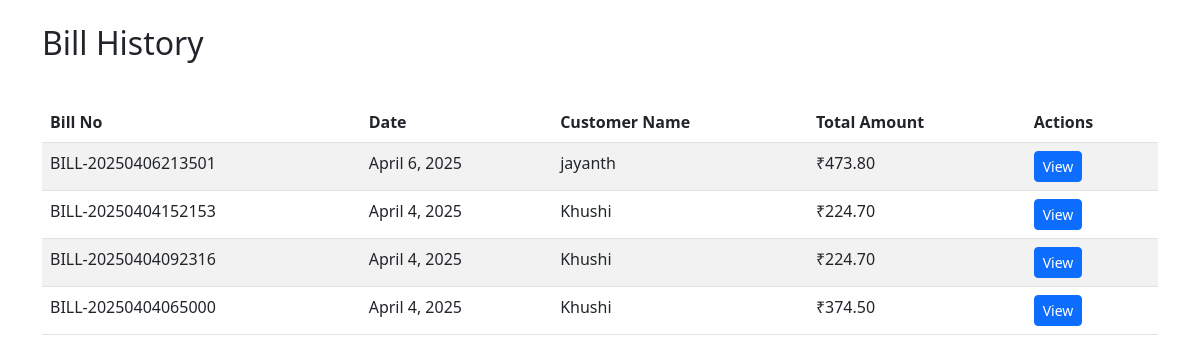
The app's page /bills/ (signed in) with its own data.
### billing/models.py (models this page shows, shortened)
class Bill(models.Model):
    user = models.ForeignKey(User, on_delete=models.CASCADE)
    bill_no = models.CharField(max_length=50, unique=True)
    date = models.DateField()
    customer_name = models.CharField(max_length=100)
    customer_address = models.TextField()
    customer_gst = models.CharField(max_length=15, blank=True, null=True)
    subtotal = models.DecimalField(max_digits=10, decimal_places=2)
    total_gst = models.DecimalField(max_digits=10, decimal_places=2)
    grand_total = models.DecimalField(max_digits=10, decimal_places=2)
    created_at = models.DateTimeField(auto_now_add=True)

### billing/views.py (the view)
# urls.py: path('bills/', views.bill_history, name='bill_history'),
@login_required
def bill_history(request):
    bills = Bill.objects.filter(user=request.user).order_by('-created_at')
    return render(request, 'bill_history.html', {'bills': bills})

### templates/bill_history.html (shortened to what this page needs)
{% load static %}
<!DOCTYPE html>
<html lang="en">
<head>
    <link href="https://cdn.jsdelivr.net/npm/bootstrap@5.3.0/dist/css/bootstrap.min.css" rel="stylesheet">
</head>
<body>
    <div class="container mt-4">
        <h2>Bill History</h2>
        <div class="table-responsive">
            <table class="table table-striped">
                <thead>
                    <tr>
                        <th>Bill No</th>
                        <th>Date</th>
                        <th>Customer Name</th>
                        <th>Total Amount</th>
                        <th>Actions</th>
                    </tr>
                </thead>
                <tbody>
                    {% for bill in bills %}
                    <tr>
                        <td>{{ bill.bill_no }}</td>
                        <td>{{ bill.date }}</td>
                        <td>{{ bill.customer_name }}</td>
                        <td>₹{{ bill.grand_total }}</td>
                        <td>
                            <a href="{% url 'bill_preview' %}?bill_id={{ bill.id }}" class="btn btn-primary btn-sm">View</a>
                        </td>
                    </tr>
                    {% empty %}
                    <tr>
                        <td colspan="5" class="text-center">No bills found</td>
                    </tr>
                    {% endfor %}
                </tbody>
            </table>
        </div>
    </div>
</body>
</html>

### templates/bill_history.html (style rules this page uses)
.table { margin-top: 2rem; }

### records on screen
Bill: bill_no "BILL-20250406213501", date "April 6, 2025", customer_name "jayanth", grand_total "473.80"
Bill: bill_no "BILL-20250404152153", date "April 4, 2025", customer_name "Khushi", grand_total "224.70"
Bill: bill_no "BILL-20250404092316", date "April 4, 2025", customer_name "Khushi", grand_total "224.70"
Bill: bill_no "BILL-20250404065000", date "April 4, 2025", customer_name "Khushi", grand_total "374.50"
